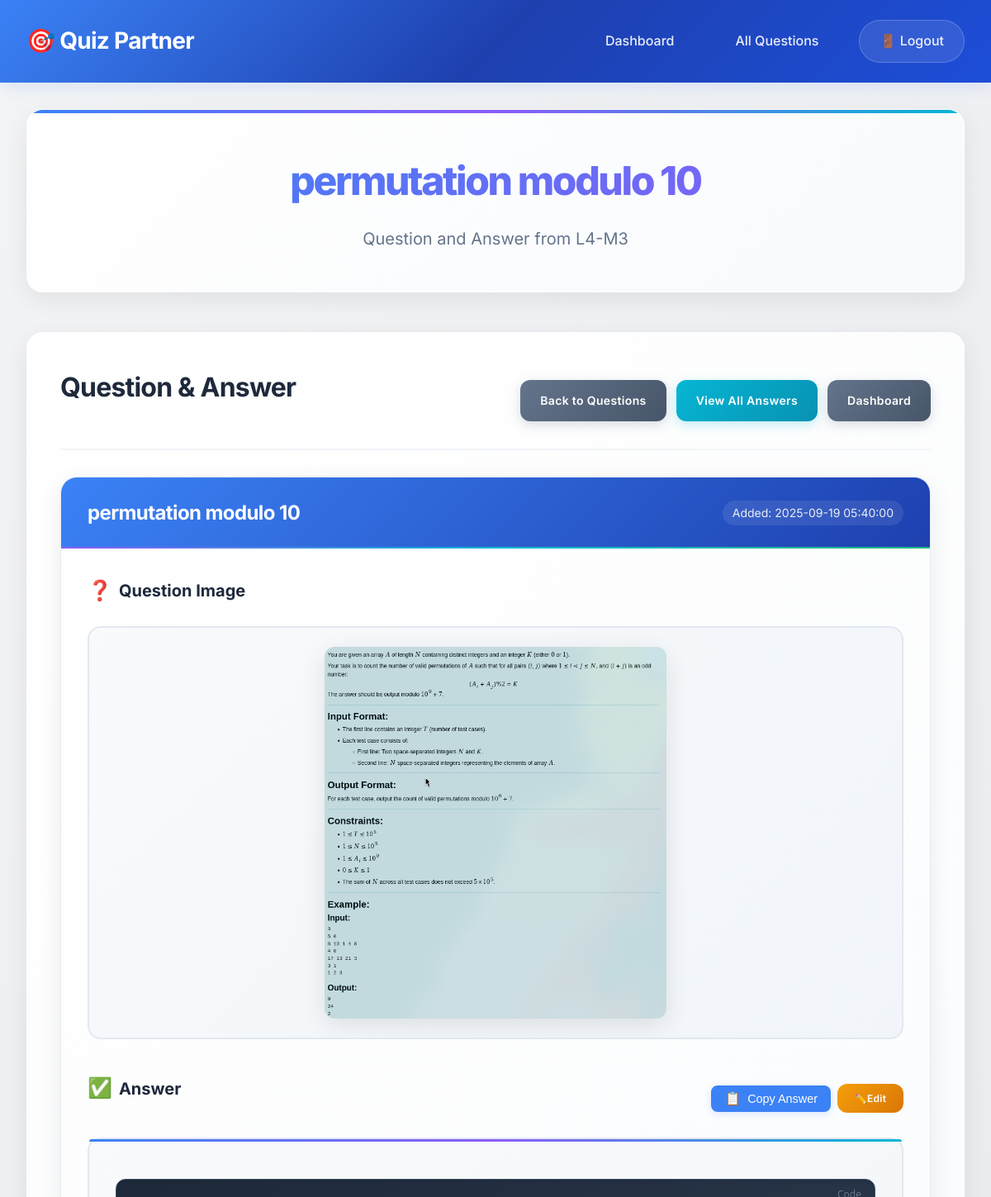
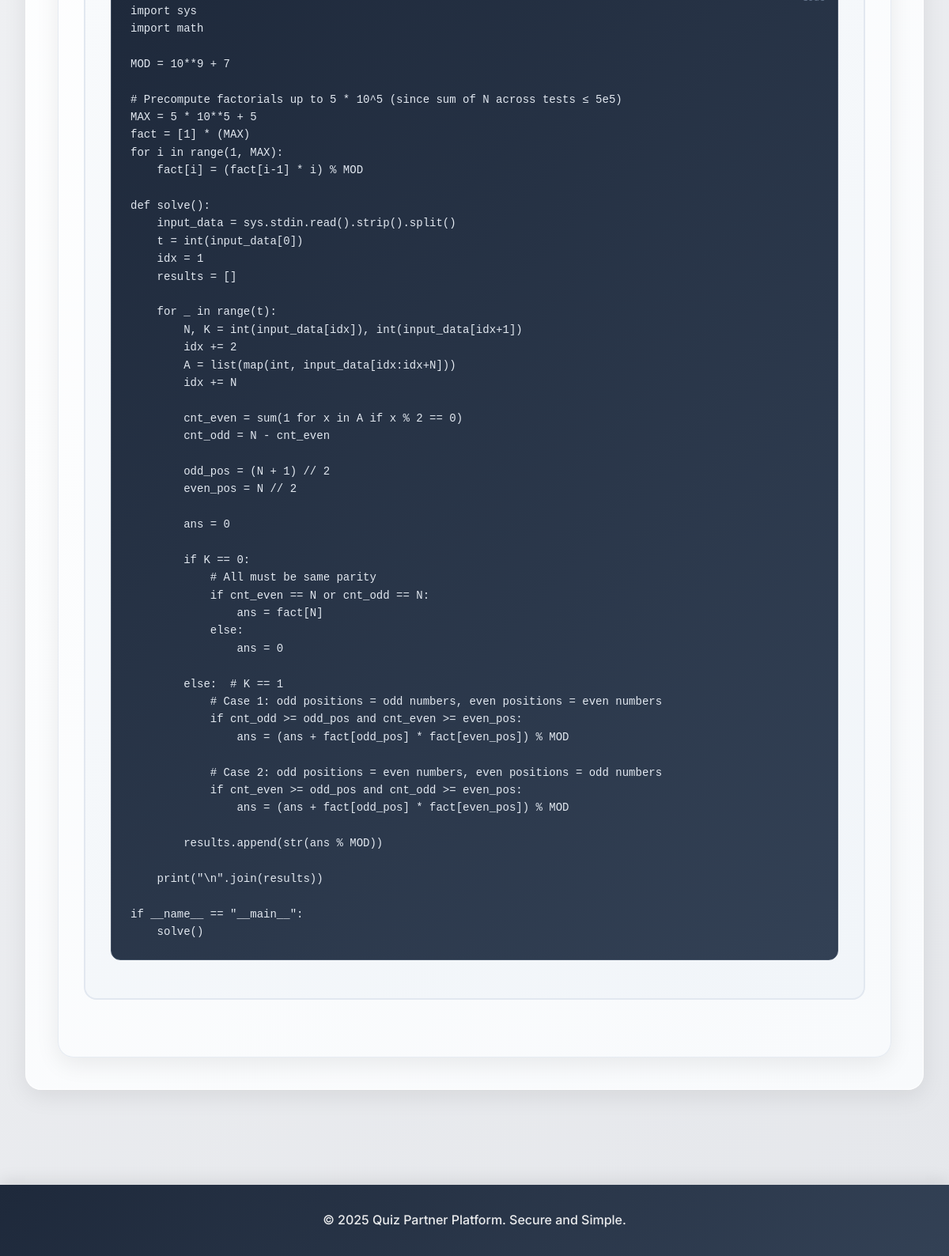
/question/63/answer, run on the app's committed database (2 pictures, top to bottom).
### tables this page shows
CREATE TABLE questions (
            id INTEGER PRIMARY KEY AUTOINCREMENT,
            module_id INTEGER NOT NULL,
            image_path TEXT NOT NULL,
            answer TEXT NOT NULL,
            created_at TIMESTAMP DEFAULT CURRENT_TIMESTAMP, name TEXT NOT NULL DEFAULT "Untitled Question",
            FOREIGN KEY (module_id) REFERENCES modules (id) ON DELETE CASCADE
        );

CREATE TABLE modules (
            id INTEGER PRIMARY KEY AUTOINCREMENT,
            name TEXT NOT NULL UNIQUE,
            created_at TIMESTAMP DEFAULT CURRENT_TIMESTAMP
        );

### app_sqlite_with_auth.py (the view)
@app.route('/question/<int:question_id>/answer')
def question_answer(question_id):
    conn = get_db_connection()
    question = conn.execute('''
        SELECT q.*, m.name as module_name, m.id as module_id
        FROM questions q
        JOIN modules m ON q.module_id = m.id
        WHERE q.id = ?
    ''', (question_id,)).fetchone()
    if not question:
        flash('Question not found!', 'error')
        return redirect(url_for('dashboard'))
    conn.close()
    return render_template('question_answer.html', question=question)

### app_sqlite_with_auth.py (called while the page is built)
@app.after_request
def add_security_headers(response):
    response.headers['X-Content-Type-Options'] = 'nosniff'
    response.headers['X-Frame-Options'] = 'DENY'
    response.headers['X-XSS-Protection'] = '1; mode=block'
    response.headers['Strict-Transport-Security'] = 'max-age=31536000; includeSubDomains'
    return response

def is_logged_in():
    return session.get('logged_in', False)

def get_db_connection():
    conn = sqlite3.connect('Crime_platform.db', timeout=20.0)
    conn.row_factory = sqlite3.Row
    conn.execute('PRAGMA foreign_keys = ON')
    return conn

@app.context_processor
def inject_auth():
    return dict(is_logged_in=is_logged_in())

### templates/question_answer.html (shortened to what this page needs)
{% extends "base.html" %}
{% block content %}
<div class="page-header">
    <h1>{{ question.name }}</h1>
    <p>Question and Answer from {{ question.module_name }}</p>
</div>
<div class="section">
    <div class="section-header">
        <h2>Question & Answer</h2>
        <div class="section-actions">
            <a href="{{ url_for('module_view', module_id=question.module_id) }}" class="btn btn-secondary">Back to Questions</a>
            <a href="{{ url_for('answers_view', module_id=question.module_id) }}" class="btn btn-info">View All Answers</a>
            <a href="{{ url_for('dashboard') }}" class="btn btn-secondary">Dashboard</a>
        </div>
    </div>
    <div class="qa-container">
        <div class="qa-item">
            <div class="qa-header">
                <h3>{{ question.name }}</h3>
                <small class="qa-date">Added: {{ question.created_at }}</small>
            </div>
            <div class="qa-content">
                <div class="qa-question">
                    <h4>Question Image</h4>
                    <div class="qa-image">
                        <img src="{{ url_for('uploaded_file', filename=question.image_path) }}"
                             alt="{{ question.name }}"
                             class="qa-img">
                    </div>
                </div>
                <div class="qa-answer">
                    <div class="answer-header">
                        <h4>Answer</h4>
                        <div class="answer-actions">
                            <button class="copy-btn" onclick="copyAnswer(this)" data-answer="{{ question.answer }}">
                                <span class="copy-icon">📋</span>
                                <span class="copy-text">Copy Answer</span>
                            </button>
                            <a href="{{ url_for('edit_answer', question_id=question.id) }}" class="btn btn-warning btn-small">
                                <span>✏️</span> Edit
                            </a>
                        </div>
                    </div>
                    <div class="answer-content">
                        {% set answer_text = question.answer %}
                        {% if answer_text %}
                            {% if ('def ' in answer_text) or ('class ' in answer_text) or ('import ' in answer_text) or ('from ' in answer_text) or ('print(' in answer_text) or ('    ' in answer_text) or ('```' in answer_text) %}
                                <pre><code>{{ answer_text }}</code></pre>
                            {% endif %}
                        {% endif %}
                    </div>
                </div>
            </div>
        </div>
    </div>
</div>
{% endblock %}

### templates/question_answer.html (style rules this page uses)
.answer-header { display: flex; justify-content: space-between; align-items: center; margin-bottom: 1rem; }
.copy-btn { display: flex; align-items: center; gap: 0.5rem; padding: 0.5rem 1rem; background: #3b82f6; color: white; border: none; border-radius: 8px; cursor: pointer; transition: all 0.3s ease; font-size: 0.9rem; }
.copy-icon { font-size: 1rem; }
.answer-actions { display: flex; gap: 0.5rem; align-items: center; }
.btn-warning { background: linear-gradient(135deg, #f59e0b 0%, #d97706 100%); color: white; }

### data on the page
questions: name "permutation modulo 10", created_at "2025-09-19 05:40:00", image_path (picture), answer "import sys import math MOD = 10**9 + 7 # Precompute factorials up to 5 * 10^5 (since sum of N across tests ≤ 5e5) MAX = 5 * 10**5 + 5 fact = [1] * (MAX) for i in range(1, MAX): fact[i] = (fact[i-1] * i) % MOD def solve(): input_data = sys.stdin.read().strip().split() t = int(input_data[0]) idx = 1 results = [] for _ in range(t): N, K = int(input_data[idx]), int(input_data[idx+1]) idx += 2 A = list(map(int, input_data[idx:idx+N])) idx += N cnt_even = sum(1 for x in A if x % 2 == 0) cnt_odd = N - cnt_even odd_pos = (N + 1) // 2 even_pos = N // 2 ans = 0 if K == 0: # All must be same parity if cnt_even == N or cnt_odd == N: ans = fact[N] else: ans = 0 else: # K == 1 # Case 1: odd positions =…"
modules: module_name "L4-M3"
